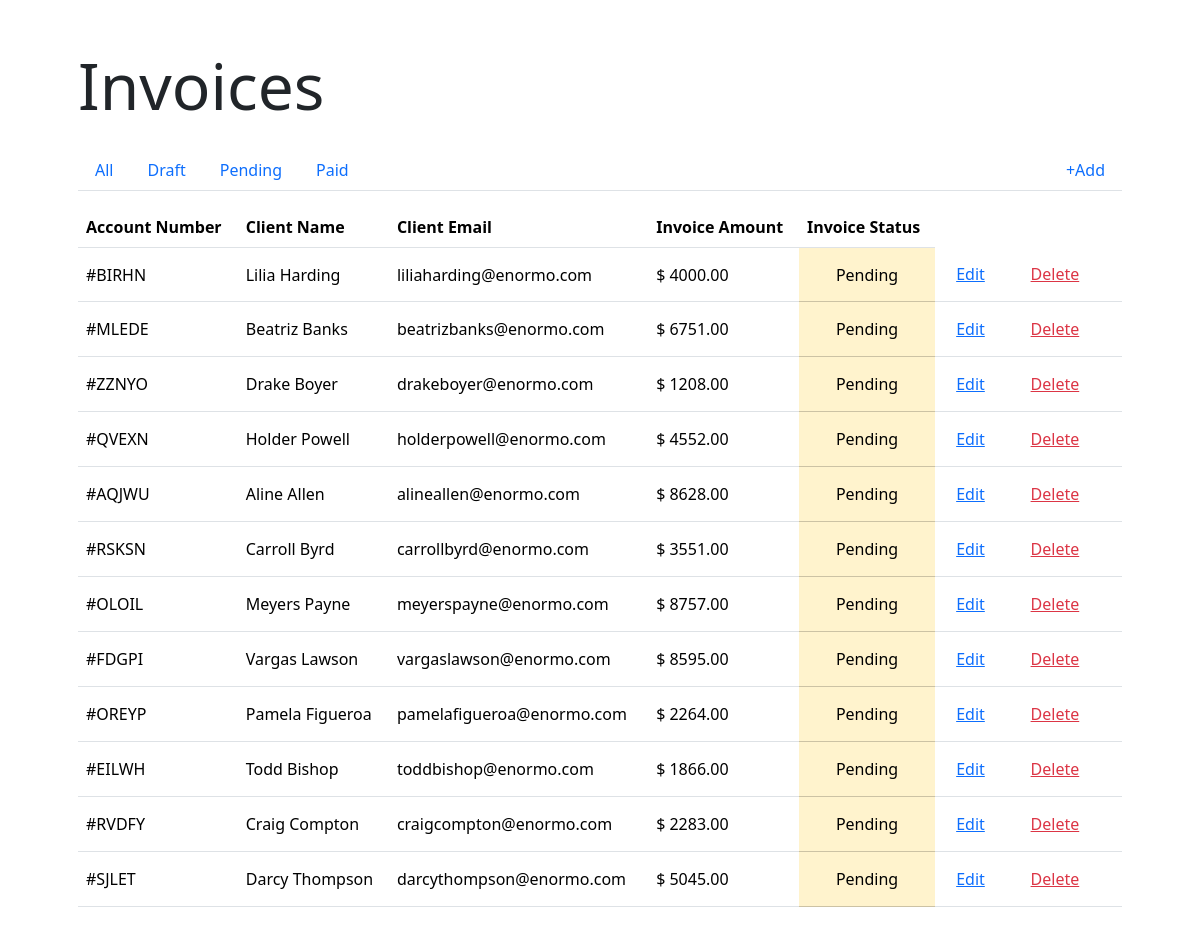
The page /index.php?status_id=2 on the database its author committed.
### tables this page shows
CREATE TABLE "invoices" ("id" integer primary key autoincrement not null, "number" varchar not null, "client" varchar not null, "email" varchar not null, "amount" integer not null, "status_id" integer not null);

### functions.php (called while the page is built, shortened)
<?php
function filterInvoices ($status_id)
{
  global $db;
  $sql = "SELECT * FROM invoices WHERE status_id = :status_id";
  $stmt = $db->prepare($sql);
  $stmt->execute([':status_id' => $status_id]);
  $invoices = $stmt->fetchAll(PDO::FETCH_ASSOC);
  return $invoices;
}

### index.php (the view, shortened to what this page needs)
<?php
  require "data.php";
  require "functions.php";
  if (isset($_GET['status_id'])) {
    $invoices = filterInvoices($_GET['status_id']);
  } else {
	  $invoices = getInvoices();
  }
?>
<!DOCTYPE html>
<html lang="en">
<head>
  <link rel="stylesheet" href="https://cdn.jsdelivr.net/npm/bootstrap@5.3.3/dist/css/bootstrap.min.css">
</head>
<body>
  <main class="p-5 container">
    <h1 class="display-3 mb-4">Invoices</h1>
    <nav class="nav nav-tabs justify-content-between mb-3">
      <div class="d-flex">
		    <a class="nav-link" href="index.php">All</a>
		    <a class="nav-link" href="index.php?status_id=1">Draft</a>
        <a class="nav-link" href="index.php?status_id=2">Pending</a>
        <a class="nav-link" href="index.php?status_id=3">Paid</a>
      </div>
      <div class="text-end">
        <a class="nav-link" href="add.php">&plus;Add</a>
      </div>
	  </nav>
    <table class="table align-middle">
      <thead>
        <tr>
          <th>Account Number</th>
          <th>Client Name</th>
          <th>Client Email</th>
          <th>Invoice Amount</th>
          <th>Invoice Status</th>
        </tr>
      </thead>
      <tbody>
        <?php foreach ($invoices as $invoice) : ?>
          <tr>
            <td><?php echo "#{$invoice['number']}" ?></td>
            <td><?php echo $invoice['client'] ?></td>
            <td><?php echo $invoice['email'] ?></td>
            <td><?php echo "$ {$invoice['amount']}.00" ?></td>
            <?php if ($invoice['status_id'] == 3): ?>
              <td class="table-success text-center">Paid</td>
            <?php elseif ($invoice['status_id'] == 2): ?>
              <td class="table-warning text-center">Pending</td>
            <?php else : ?>
              <td class="table-secondary text-center">Draft</td>
            <?php endif; ?>
            <td><a href="update.php?id=<?php echo $invoice['id']; ?>" class="btn btn-link">Edit</a></td>
            <td>
              <form method="post">
                <button type="submit" class="text-danger btn btn-link">Delete</button>
              </form>
            </td>
            <td>
            </td>
          </tr>
        <?php endforeach; ?>
      </tbody>
    </table>
  </main>
</body>
</html>

### rows shown on the page
invoices: number "BIRHN", client "Lilia Harding", email "liliaharding@enormo.com", amount "4000", shows "Pending"
invoices: number "MLEDE", client "Beatriz Banks", email "beatrizbanks@enormo.com", amount "6751", shows "Pending"
invoices: number "ZZNYO", client "Drake Boyer", email "drakeboyer@enormo.com", amount "1208", shows "Pending"
invoices: number "QVEXN", client "Holder Powell", email "holderpowell@enormo.com", amount "4552", shows "Pending"
invoices: number "AQJWU", client "Aline Allen", email "alineallen@enormo.com", amount "8628", shows "Pending"
invoices: number "RSKSN", client "Carroll Byrd", email "carrollbyrd@enormo.com", amount "3551", shows "Pending"
invoices: number "OLOIL", client "Meyers Payne", email "meyerspayne@enormo.com", amount "8757", shows "Pending"
invoices: number "FDGPI", client "Vargas Lawson", email "vargaslawson@enormo.com", amount "8595", shows "Pending"
invoices: number "OREYP", client "Pamela Figueroa", email "pamelafigueroa@enormo.com", amount "2264", shows "Pending"
invoices: number "EILWH", client "Todd Bishop", email "toddbishop@enormo.com", amount "1866", shows "Pending"
invoices: number "RVDFY", client "Craig Compton", email "craigcompton@enormo.com", amount "2283", shows "Pending"
invoices: number "SJLET", client "Darcy Thompson", email "darcythompson@enormo.com", amount "5045", shows "Pending"
